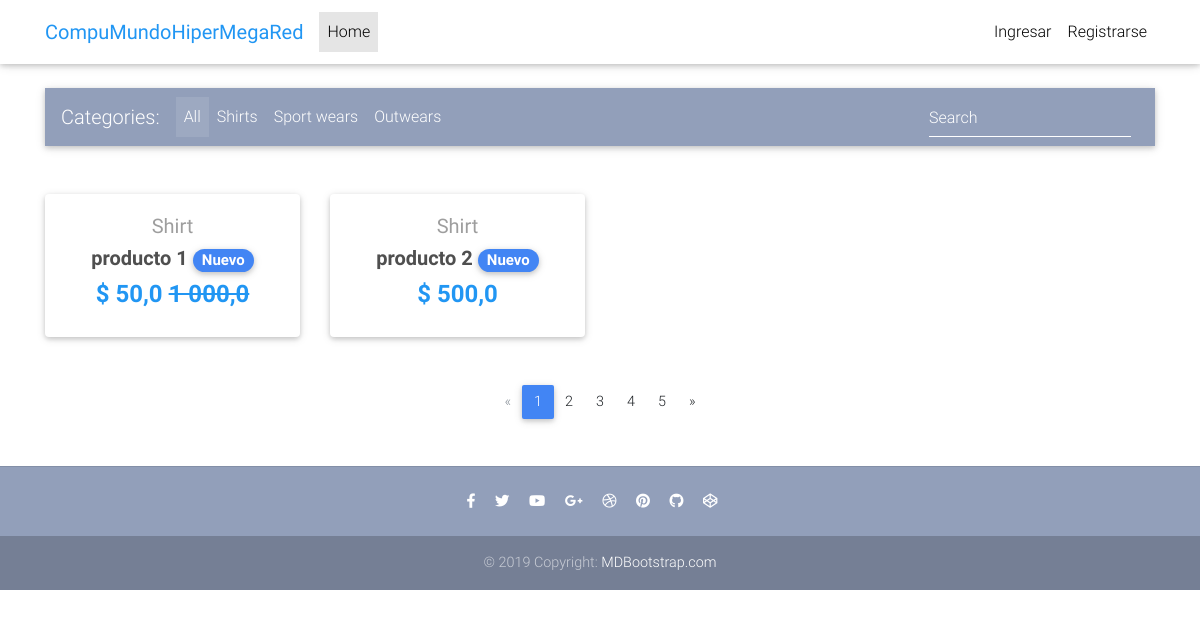
The page / on the database its author committed.
### core/models.py (models this page shows, shortened)
class Item(models.Model):
    title = models.CharField(max_length=100)
    price = models.FloatField()
    discount_price = models.FloatField(blank=True, null=True)
    category = models.CharField(choices=CATEGORY_CHOICES, max_length=2, default='S')
    label = models.CharField(choices=LABEL_CHOICES, max_length=1, default='P')
    slug = models.SlugField(default='Producto_de_prueba')
    description = models.TextField(default='Descripción de prueba')
    def get_absolute_url(self):
        return reverse("core:core-product", kwargs={
            'slug': self.slug
        })

### core/views.py (the view)
# urls.py: path('', HomeListView.as_view(), name="core-home"),
class HomeListView(ListView):
    model = Item
    paginate_by = 5
    template_name = "core/home.html"

### core/templates/core/home.html (shortened to what this page needs)
{% extends "core/base.html" %}
{% block content %}
  <main>
    <div class="container">
      <nav class="navbar navbar-expand-lg navbar-dark mdb-color lighten-3 mt-3 mb-5">
        <span class="navbar-brand">Categories:</span>
        <div class="collapse navbar-collapse" id="basicExampleNav">
          <ul class="navbar-nav mr-auto">
            <li class="nav-item active">
              <a class="nav-link" href="#">All
              </a>
            </li>
            <li class="nav-item">
              <a class="nav-link" href="#">Shirts</a>
            </li>
            <li class="nav-item">
              <a class="nav-link" href="#">Sport wears</a>
            </li>
            <li class="nav-item">
              <a class="nav-link" href="#">Outwears</a>
            </li>
          </ul>
          <form class="form-inline">
            <div class="md-form my-0">
              <input class="form-control mr-sm-2" type="text" placeholder="Search" aria-label="Search">
            </div>
          </form>
        </div>
      </nav>
      <section class="text-center mb-4">
        <div class="row wow fadeIn">
          {% for item in object_list %}
          <div class="col-lg-3 col-md-6 mb-4">
            <div class="card">
              <div class="card-body text-center">
                <a href="" class="grey-text">
                  <h5>{{ item.get_category_display }}</h5>
                </a>
                <h5>
                  <strong>
                    <a href="{{ item.get_absolute_url }}" class="dark-grey-text">{{ item.title }}
                      <span class="badge badge-pill {{ item.get_label_display }}-color">Nuevo</span>
                    </a>
                  </strong>
                </h5>
                <h4 class="font-weight-bold blue-text">
                  <strong>$
                  {% if item.discount_price %}
                    {{ item.discount_price }}
                    <del>{{ item.price }}</del>
                  {% else %}
                    {{ item.price }}
                  {% endif %}
                  </strong>
                </h4>
              </div>
            </div>
          </div>
          {% endfor %}
        </div>
      </section>
      <nav class="d-flex justify-content-center wow fadeIn">
        <ul class="pagination pg-blue">
          <li class="page-item disabled">
            <a class="page-link" href="#" aria-label="Previous">
              <span aria-hidden="true">&laquo;</span>
            </a>
          </li>
          <li class="page-item active">
            <a class="page-link" href="#">1
            </a>
          </li>
          <li class="page-item">
            <a class="page-link" href="#">2</a>
          </li>
          <li class="page-item">
            <a class="page-link" href="#">3</a>
          </li>
          <li class="page-item">
            <a class="page-link" href="#">4</a>
          </li>
          <li class="page-item">
            <a class="page-link" href="#">5</a>
          </li>
          <li class="page-item">
            <a class="page-link" href="#" aria-label="Next">
              <span aria-hidden="true">&raquo;</span>
            </a>
          </li>
        </ul>
      </nav>
    </div>
  </main>
{% endblock content %}

### core/templates/core/base.html (style rules this page uses)
html, body, header, .carousel { height: 60vh; }

### rows shown on the page
Item: category "Shirt", title "producto 1", discount_price "50,0", price "1 000,0"
Item: category "Shirt", title "producto 2", price "500,0"
